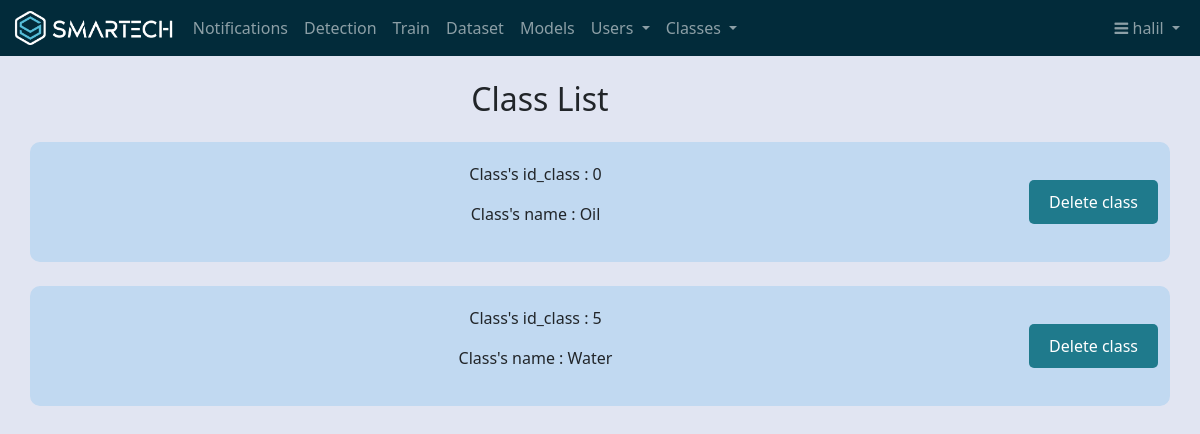
/classes (signed in), run on the app's committed database.
### app.py (models this page shows, shortened)
class Users(db.Model, UserMixin):
    id = db.Column(db.Integer, unique=True, nullable=False, primary_key=True)
    name = db.Column(db.String(80), nullable=False)
    username = db.Column(db.String(80), unique=True, nullable=False)
    password_hashed = db.Column(db.String(128), nullable=False)
    role = db.Column(db.String(10), nullable=False)
    @property
    def password(self):
        raise AttributeError('Password is not a readable attribute !')

class Classes(db.Model):
    __tablename__ = 'Classes'
    id = db.Column(db.Integer, primary_key=True)
    id_class = db.Column(db.Integer)
    name = db.Column(db.String(100), nullable=False)

### app.py (the view)
@app.route('/classes', methods=['GET'])
@login_required
def classes():
    class_list = Classes.query.all()
    Admin = current_user.role
    if Admin == "Admin":
        return render_template('classes.html', classes=class_list)
    else:
        flash("sorry you must be an Admin to access this page")
        return redirect(url_for('dashboard'))

### app.py (called while the page is built)
@login_manager.user_loader
def load_user(user_id):
	return Users.query.get(int(user_id))

### templates/classes.html (shortened to what this page needs)
<!DOCTYPE html>
<html>
  <head>
    <link rel="stylesheet" type="text/css" href="{{ url_for('static', filename='css/style2.css') }}">
    </head>
    <body>
    {% extends 'base.html' %}
    {% block content %}
    <div class="containermain">
      <h2 class="centered-heading">Class List</h2>
      {% for class in classes %}
        <div class="container">
          <div class="text">
            <p> Class's id_class : {{ class.id_class }} </p>
            <p> Class's name : {{ class.name }} </p>
          </div>
            <div>
              <form action="{{ url_for('delete_class', class_idd=class.id) }}" method="post" onsubmit="return confirm('Are you sure you want to delete the class : {{ class.name }}?');">
                  <button type="submit">Delete class</button>
              </form>
            </div>
        </div>
        {% endfor %}
      </div>
  {% endblock %}

### templates/navbar.html (shortened to what this page needs)
<head>
  <link rel="stylesheet" href="https://cdnjs.cloudflare.com/ajax/libs/font-awesome/4.7.0/css/font-awesome.min.css">
</head>
<nav class="navbar navbar-expand-lg navbar-dark  " style="background-color:#022B3A">
  <div class="container-fluid">
    <img src="/static/images/White_Blue.png" alt="Smartech Logo" style="height: 40px; margin-right: 10px;">
    <div class="collapse navbar-collapse" id="navbarSupportedContent">
      <ul class="navbar-nav me-auto mb-2 mb-lg-0">
        {% if current_user.role == "Admin" or current_user.role == "User" %}
        <li class="nav-item {% if request.path == url_for('notifications') %}active{% endif %}"><a class="nav-link"
            href="{{ url_for('notifications') }}">Notifications</a></li>
        <li class="nav-item {% if request.path == url_for('dashboard') %}active{% endif %}"><a class="nav-link"
            href="{{ url_for('dashboard') }}">Detection</a></li>
        {% endif %}
        {% if current_user.role == "Admin" %}
        <li class="nav-item {% if request.path == url_for('train') %}active{% endif %}"><a class="nav-link"
            href="{{ url_for('train') }}">Train</a></li>
        <li class="nav-item {% if request.path == url_for('dataset') %}active{% endif %}"><a class="nav-link"
            href="{{ url_for('dataset') }}">Dataset</a></li>
        <li class="nav-item {% if request.path == url_for('models') %}active{% endif %}"><a class="nav-link"
            href="{{ url_for('models') }}">Models</a></li>
        <li
          class="nav-item dropdown  {% if request.path == url_for('users') or request.path == url_for('addUserH') %}active{% endif %}">
          <a class="nav-link dropdown-toggle" href="#" id="navbarDarkDropdownMenuLink" role="button"
            data-bs-toggle="dropdown" aria-expanded="false">
            Users
          </a>
        </li>
        <li
          class="nav-item dropdown  {% if request.path == url_for('get_classes') or request.path == url_for('add_class') %}active{% endif %}">
          <a class="nav-link dropdown-toggle" href="#" id="navbarDarkDropdownMenuLink" role="button"
            data-bs-toggle="dropdown" aria-expanded="false">
            Classes
          </a>
        </li>
        {% endif %}
      </ul>
      {% if current_user.role == "Admin" or current_user.role == "User" %}
      <ul class="navbar-nav">
        <li class="nav-item dropdown">
          <a class="nav-link dropdown-toggle" href="#" id="navbarDarkDropdownMenuLink" role="button"
            data-bs-toggle="dropdown" aria-expanded="false">
            <i class="fa fa-bars"></i> {{ current_user.name }}
          </a>
        </li>
      </ul>
      {% endif %}
    </div>
  </div>
</nav>

### static/css/style2.css (style rules this page uses)
.container { width: 80%; margin: auto; text-align: center; background-color: #c1d9f1; padding: 20px; border-radius: 10px; }
form { display: inline-block; }
button[type="submit"] { background-color: #1F7A8C; color: white; padding: 10px 20px; border: none; border-radius: 5px; cursor: pointer; }

### templates/classes.html (style rules this page uses)
.containermain { text-align: center; align-items: center; margin-bottom: 2%; }
.centered-heading { margin-top: 2%; margin-bottom: 2%; margin-right: 10%; display: inline-block; }
.container { display: flex; align-items: center; text-align: center; margin-bottom: 2%; }
.text { flex-grow: 1; }

### data on the page
Users: name "halil"
Classes: id_class "0", name "Oil"
Classes: id_class "5", name "Water"
